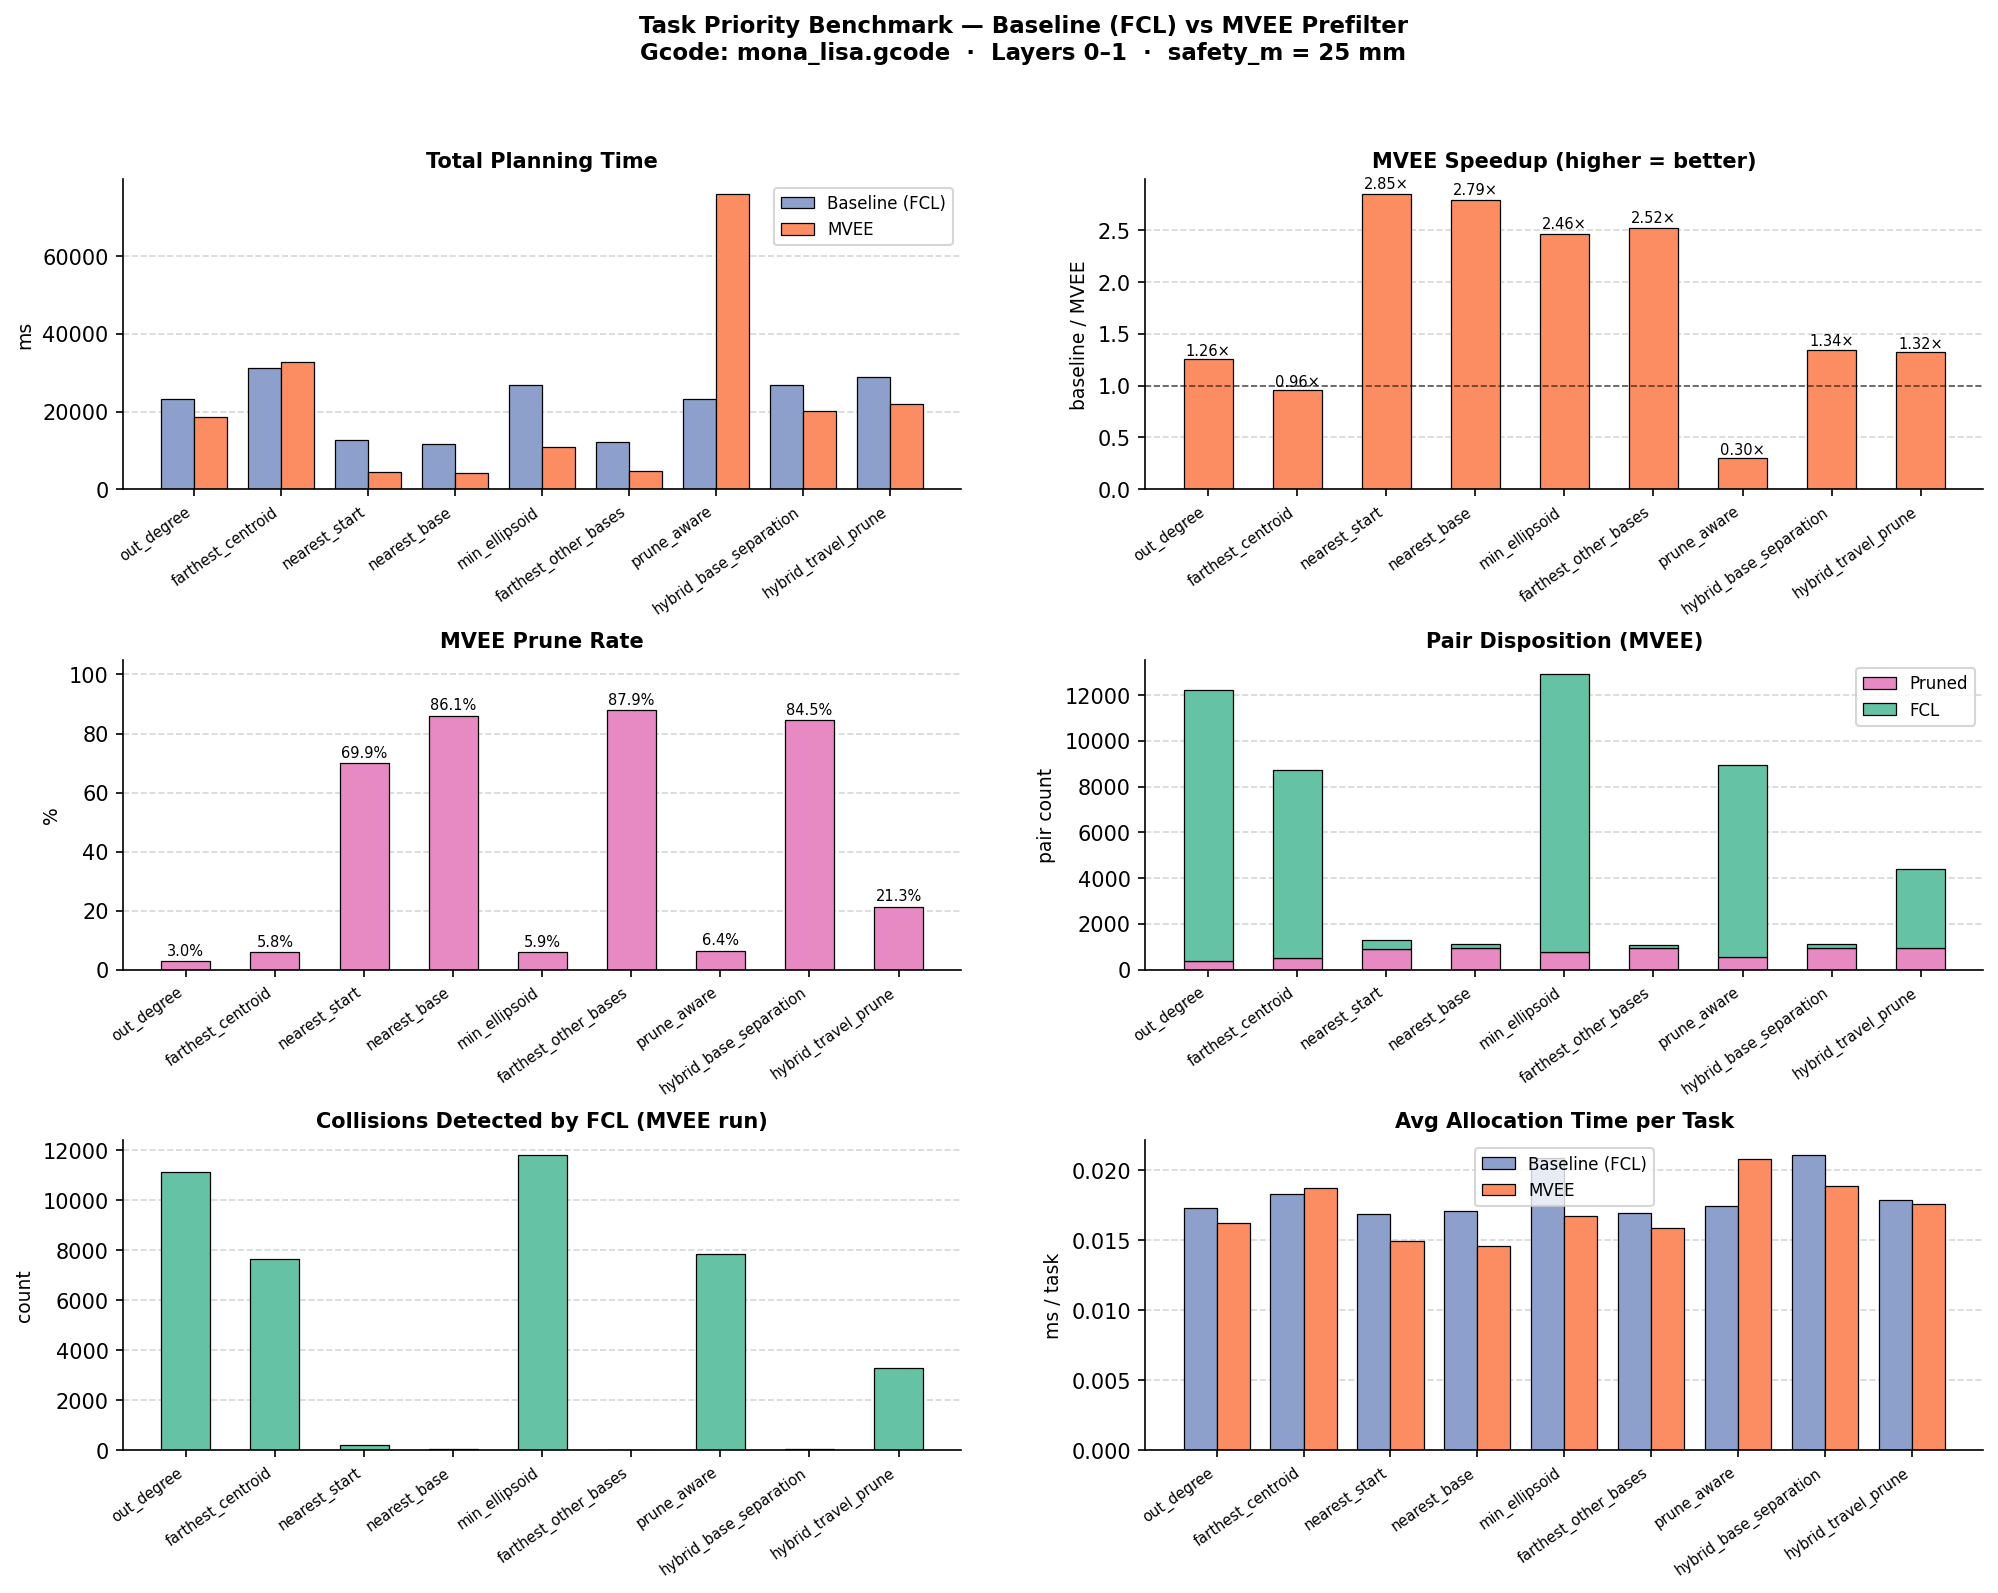

The script that saved this image:
"""Task priority benchmark.

Sweeps every available task-priority strategy under two collision-check
configurations — baseline (FCL only) and MVEE prefilter — and measures how
each strategy affects planning time, pair disposition (pruned vs FCL vs
collision), and the final prune rate.

Each (priority, prefilter) pair is run as one experiment.  Plans are verified
pairwise: the MVEE plan for a given priority must exactly match the baseline
plan for the same priority — the prefilter should never change the schedule,
only speed it up.

Usage::

    cd examples/
    python prefilter_benchmark.py
"""
import argparse
import time
import sys
import os
import numpy as np
import matplotlib
matplotlib.use("Agg")          # headless — swap to "TkAgg" / "Qt5Agg" for GUI
import matplotlib.pyplot as plt
import matplotlib.gridspec as gridspec
from dataclasses import replace

# ── resolve imports when run directly from examples/ ──────────────────────────
sys.path.insert(0, os.path.join(os.path.dirname(__file__), "..", "src"))
sys.path.insert(0, os.path.dirname(__file__))

from pyrobopath.process import AgentModel, create_dependency_graph_by_z
from pyrobopath.toolpath.preprocessing import *
from pyrobopath.collision_detection import (
    FCLRobotBBCollisionModel,
    MVEECachedModel,
    CachedCollisionModel,
)
from pyrobopath.toolpath_scheduling import (
    MultiAgentToolpathPlanner,
    PlanningOptions,
    PlanningMetrics,
)

from utilities import toolpath_from_gcode, print_schedule_info


# ─────────────────────────────────── constants ────────────────────────────────

GCODE_FILE = "../test/test_gcode/mona_lisa.gcode"
LAYER_RANGE = (0, 1)
SAFETY_M    = 25       # mm; at this value MVEE achieves FNR = 0

BASE_OPTIONS = PlanningOptions(
    retract_height=10.0,
    collision_offset=3.0,
    collision_gap_threshold=5.0,
    priority_weight=0.5,
)

BASE_RADIUS = 350.0   # mm — robots placed on a circle around the table centre
HOME_RADIUS = 250.0   # mm — home position on the same ray, inside the base
MAX_ROBOTS  = 16
COL_DIMS    = (200.0, 50.0, 300.0)


def _robot_positions(n_robots):
    """Return (bases, homes) — each a list of length n_robots of (3,) arrays.

    Robots are placed equally spaced around a circle of radius BASE_RADIUS
    starting at angle 0 (positive x-axis).  Homes sit on the same ray at
    HOME_RADIUS from the centre.
    """
    if not (1 <= n_robots <= MAX_ROBOTS):
        raise ValueError(f"n_robots must be in [1, {MAX_ROBOTS}], got {n_robots}")

    angles = np.linspace(0.0, 2.0 * np.pi, n_robots, endpoint=False)
    bases, homes = [], []
    for theta in angles:
        c, s = np.cos(theta), np.sin(theta)
        bases.append(np.array([BASE_RADIUS * c, BASE_RADIUS * s, 0.0]))
        homes.append(np.array([HOME_RADIUS * c, HOME_RADIUS * s, 0.0]))
    return bases, homes

# Task priority strategies to benchmark
PRIORITIES = [
    "out_degree",
    "farthest_centroid",
    "nearest_start",
    "nearest_base",
    "min_ellipsoid",
    "farthest_other_bases",
    "prune_aware",
    "hybrid_base_separation",
    "hybrid_travel_prune",
]


# ─────────────────────────────────── helpers ──────────────────────────────────

def get_toolpath():
    toolpath = toolpath_from_gcode(GCODE_FILE)
    preprocessor = ToolpathPreprocessor()
    preprocessor.add_step(MaxContourLengthStep(100.0))
    preprocessor.add_step(LayerRangeStep(*LAYER_RANGE))
    preprocessor.process(toolpath)
    return toolpath


def make_agent_models(n_robots, prefilter=None):
    """Build n_robots agent models placed equally around a circle.

    All agents share the same capabilities, kinematics, and (optional)
    prefilter instance — required by the scheduler.
    """
    bases, homes = _robot_positions(n_robots)
    agent_models = {}
    for i, (base, home) in enumerate(zip(bases, homes), start=1):
        agent_models[f"robot{i}"] = AgentModel(
            base_frame_position=base,
            home_position=home,
            capabilities=[0],
            velocity=50.0,
            travel_velocity=50.0,
            collision_model=FCLRobotBBCollisionModel(COL_DIMS, base),
            collision_prefilter=prefilter,
        )
    return agent_models


def run_experiment(label, prefilter, task_priority, n_robots):
    """Run one planning trial with the given priority and prefilter.

    Returns
    -------
    (metrics, schedule)
    """
    CachedCollisionModel.clear_cache()

    toolpath = get_toolpath()
    dg = create_dependency_graph_by_z(toolpath)
    agent_models = make_agent_models(n_robots, prefilter)
    planner = MultiAgentToolpathPlanner(agent_models)
    metrics = PlanningMetrics()
    options = replace(BASE_OPTIONS, task_priority=task_priority)

    print(f"\n{'#' * 80}")
    print(f"  Running: {label}")
    print(f"{'#' * 80}")

    t0 = time.perf_counter()
    sched = planner.plan(toolpath, dg, options, metrics=metrics)
    wall = time.perf_counter() - t0

    print(f"  Wall time: {wall * 1e3:.1f} ms")
    print_schedule_info(sched)
    metrics.print_summary(label)
    return metrics, sched


# ─────────────────────────────── plan verification ───────────────────────────

def _plan_signature(sched):
    """Return a comparable representation of a schedule's task assignments."""
    from pyrobopath.toolpath_scheduling import ContourEvent as _CE
    sig = {}
    for agent, s in sched.schedules.items():
        sig[agent] = [
            (e.contour.id, round(e.start, 3))
            for e in s._events
            if isinstance(e, _CE)
        ]
    return sig


def verify_plans_match(results):
    """For each priority, check MVEE plan == baseline plan (same priority).

    The prefilter should only accelerate planning — it must never change the
    task assignments produced.  Cross-priority differences are expected and
    not checked.

    Parameters
    ----------
    results : list of (priority, prefilter_label, metrics, sched)
    """
    print(f"\n{'=' * 60}")
    print("  Plan equivalence check (MVEE must match baseline per priority)")
    print(f"{'=' * 60}")

    # Group results by priority
    by_priority = {}
    for priority, pf_label, _, sched in results:
        by_priority.setdefault(priority, {})[pf_label] = sched

    all_pass = True
    for priority, schedules in by_priority.items():
        if "baseline" not in schedules or "MVEE" not in schedules:
            continue
        base_sig = _plan_signature(schedules["baseline"])
        mvee_sig = _plan_signature(schedules["MVEE"])

        if base_sig == mvee_sig:
            print(f"  PASS : {priority}")
            continue

        all_pass = False
        print(f"  FAIL : {priority}")
        for agent in base_sig:
            b_seq = base_sig[agent]
            m_seq = mvee_sig.get(agent, [])
            if b_seq == m_seq:
                continue
            print(f"    Agent '{agent}': {len(b_seq)} tasks (baseline) "
                  f"vs {len(m_seq)} tasks (MVEE)")
            for i, (b, m) in enumerate(zip(b_seq, m_seq)):
                if b != m:
                    print(f"    First diff at index {i}: "
                          f"baseline={b}, MVEE={m}")
                    break

    print(f"{'=' * 60}")
    print(f"  Result: {'ALL PASS' if all_pass else 'FAILURES DETECTED'}")
    print(f"{'=' * 60}\n")
    return all_pass


# ─────────────────────────────── plotting ─────────────────────────────────────

COLOUR_BASELINE = "#8da0cb"
COLOUR_MVEE     = "#fc8d62"
COLOUR_PRUNE    = "#e78ac3"
COLOUR_FCL      = "#66c2a5"


def plot_results(priorities, baseline_metrics, mvee_metrics,
                 out_path="prefilter_benchmark.png"):
    """Grouped bar charts comparing baseline vs MVEE across all priorities."""

    n = len(priorities)
    x = np.arange(n)
    w = 0.38

    fig = plt.figure(figsize=(16, 11))
    fig.suptitle(
        "Task Priority Benchmark — Baseline (FCL) vs MVEE Prefilter\n"
        f"Gcode: {os.path.basename(GCODE_FILE)}  ·  "
        f"Layers {LAYER_RANGE[0]}–{LAYER_RANGE[1]}  ·  "
        f"safety_m = {SAFETY_M} mm",
        fontsize=11, fontweight="bold", y=0.98,
    )
    gs = gridspec.GridSpec(3, 2, figure=fig, hspace=0.55, wspace=0.22)

    # ── panel 1: total planning time (baseline vs MVEE) ──────────────────────
    ax1 = fig.add_subplot(gs[0, 0])
    b_times = [m.total_planning_time_s * 1e3 for m in baseline_metrics]
    m_times = [m.total_planning_time_s * 1e3 for m in mvee_metrics]
    ax1.bar(x - w/2, b_times, width=w, label="Baseline (FCL)",
            color=COLOUR_BASELINE, edgecolor="black", linewidth=0.6)
    ax1.bar(x + w/2, m_times, width=w, label="MVEE",
            color=COLOUR_MVEE, edgecolor="black", linewidth=0.6)
    ax1.set_ylabel("ms", fontsize=9)
    ax1.set_title("Total Planning Time", fontsize=10, fontweight="bold")
    ax1.set_xticks(x)
    ax1.set_xticklabels(priorities, rotation=35, ha="right", fontsize=7)
    ax1.legend(fontsize=8)
    ax1.yaxis.grid(True, linestyle="--", alpha=0.5)
    ax1.set_axisbelow(True)
    ax1.spines[["top", "right"]].set_visible(False)

    # ── panel 2: MVEE speedup ratio ──────────────────────────────────────────
    ax2 = fig.add_subplot(gs[0, 1])
    speedup = [
        (b / m) if m > 0 else 0.0
        for b, m in zip(b_times, m_times)
    ]
    ax2.bar(x, speedup, width=0.55, color=COLOUR_MVEE,
            edgecolor="black", linewidth=0.6)
    ax2.axhline(1.0, color="k", linewidth=0.8, linestyle="--", alpha=0.6)
    ax2.set_ylabel("baseline / MVEE", fontsize=9)
    ax2.set_title("MVEE Speedup (higher = better)", fontsize=10, fontweight="bold")
    ax2.set_xticks(x)
    ax2.set_xticklabels(priorities, rotation=35, ha="right", fontsize=7)
    ax2.yaxis.grid(True, linestyle="--", alpha=0.5)
    ax2.set_axisbelow(True)
    ax2.spines[["top", "right"]].set_visible(False)
    for xi, s in zip(x, speedup):
        ax2.text(xi, s * 1.01, f"{s:.2f}×", ha="center", va="bottom", fontsize=7)

    # ── panel 3: prune rate (MVEE only) ──────────────────────────────────────
    ax3 = fig.add_subplot(gs[1, 0])
    prune_pct = [
        (m.prefilter_prune_rate * 100 if m.prefilter_prune_rate else 0.0)
        for m in mvee_metrics
    ]
    ax3.bar(x, prune_pct, width=0.55, color=COLOUR_PRUNE,
            edgecolor="black", linewidth=0.6)
    ax3.set_ylabel("%", fontsize=9)
    ax3.set_title("MVEE Prune Rate", fontsize=10, fontweight="bold")
    ax3.set_xticks(x)
    ax3.set_xticklabels(priorities, rotation=35, ha="right", fontsize=7)
    ax3.set_ylim(0, 105)
    ax3.yaxis.grid(True, linestyle="--", alpha=0.5)
    ax3.set_axisbelow(True)
    ax3.spines[["top", "right"]].set_visible(False)
    for xi, p in zip(x, prune_pct):
        ax3.text(xi, p + 1, f"{p:.1f}%", ha="center", va="bottom", fontsize=7)

    # ── panel 4: pair disposition (MVEE only) ────────────────────────────────
    ax4 = fig.add_subplot(gs[1, 1])
    pruned = [m.n_prefilter_pruned for m in mvee_metrics]
    fcl    = [m.n_fcl_checked      for m in mvee_metrics]
    ax4.bar(x, pruned, width=0.55, label="Pruned",
            color=COLOUR_PRUNE, edgecolor="black", linewidth=0.6)
    ax4.bar(x, fcl, width=0.55, bottom=pruned, label="FCL",
            color=COLOUR_FCL, edgecolor="black", linewidth=0.6)
    ax4.set_ylabel("pair count", fontsize=9)
    ax4.set_title("Pair Disposition (MVEE)", fontsize=10, fontweight="bold")
    ax4.set_xticks(x)
    ax4.set_xticklabels(priorities, rotation=35, ha="right", fontsize=7)
    ax4.legend(fontsize=8, loc="upper right")
    ax4.yaxis.grid(True, linestyle="--", alpha=0.5)
    ax4.set_axisbelow(True)
    ax4.spines[["top", "right"]].set_visible(False)

    # ── panel 5: collisions detected (MVEE) ──────────────────────────────────
    ax5 = fig.add_subplot(gs[2, 0])
    collisions = [m.n_collisions_detected for m in mvee_metrics]
    ax5.bar(x, collisions, width=0.55, color=COLOUR_FCL,
            edgecolor="black", linewidth=0.6)
    ax5.set_ylabel("count", fontsize=9)
    ax5.set_title("Collisions Detected by FCL (MVEE run)",
                  fontsize=10, fontweight="bold")
    ax5.set_xticks(x)
    ax5.set_xticklabels(priorities, rotation=35, ha="right", fontsize=7)
    ax5.yaxis.grid(True, linestyle="--", alpha=0.5)
    ax5.set_axisbelow(True)
    ax5.spines[["top", "right"]].set_visible(False)

    # ── panel 6: allocation time per task ────────────────────────────────────
    ax6 = fig.add_subplot(gs[2, 1])
    b_alloc = [
        (m.avg_allocation_time_per_task_s * 1e3
         if m.avg_allocation_time_per_task_s else 0.0)
        for m in baseline_metrics
    ]
    m_alloc = [
        (m.avg_allocation_time_per_task_s * 1e3
         if m.avg_allocation_time_per_task_s else 0.0)
        for m in mvee_metrics
    ]
    ax6.bar(x - w/2, b_alloc, width=w, label="Baseline (FCL)",
            color=COLOUR_BASELINE, edgecolor="black", linewidth=0.6)
    ax6.bar(x + w/2, m_alloc, width=w, label="MVEE",
            color=COLOUR_MVEE, edgecolor="black", linewidth=0.6)
    ax6.set_ylabel("ms / task", fontsize=9)
    ax6.set_title("Avg Allocation Time per Task",
                  fontsize=10, fontweight="bold")
    ax6.set_xticks(x)
    ax6.set_xticklabels(priorities, rotation=35, ha="right", fontsize=7)
    ax6.legend(fontsize=8)
    ax6.yaxis.grid(True, linestyle="--", alpha=0.5)
    ax6.set_axisbelow(True)
    ax6.spines[["top", "right"]].set_visible(False)

    plt.savefig(out_path, dpi=150, bbox_inches="tight")
    print(f"\nFigure saved → {os.path.abspath(out_path)}")
    return fig


# ─────────────────────────────── main ────────────────────────────────────────

def main():
    parser = argparse.ArgumentParser(
        description="Task-priority × MVEE-prefilter benchmark."
    )
    parser.add_argument(
        "--n-robots", type=int, default=2,
        help=f"number of robots, placed equally spaced around a circle of "
             f"radius {BASE_RADIUS:.0f} mm (1–{MAX_ROBOTS}, default: 2)",
    )
    args = parser.parse_args()

    if not (1 <= args.n_robots <= MAX_ROBOTS):
        parser.error(f"--n-robots must be in [1, {MAX_ROBOTS}]")

    print(f"Running benchmark with {args.n_robots} robots "
          f"(base radius {BASE_RADIUS:.0f} mm)")

    experiments = []
    for p in PRIORITIES:
        experiments.append((p, "baseline", None))
        experiments.append((p, "MVEE", MVEECachedModel(safety_m=SAFETY_M)))

    results = []
    for priority, pf_label, prefilter in experiments:
        label = f"{priority} ({pf_label})"
        metrics, sched = run_experiment(label, prefilter, priority, args.n_robots)
        results.append((priority, pf_label, metrics, sched))

    # ── plan equivalence check ────────────────────────────────────────────────
    verify_plans_match(results)

    # ── split by prefilter variant for plotting/tables ────────────────────────
    baseline_metrics = [
        m for (_, pf, m, _) in results if pf == "baseline"
    ]
    mvee_metrics = [
        m for (_, pf, m, _) in results if pf == "MVEE"
    ]

    # ── tabular summary ───────────────────────────────────────────────────────
    col_w = 24
    header = (
        f"{'Priority':<{col_w}}"
        f"{'BaselineTime(ms)':>18}"
        f"{'MVEETime(ms)':>14}"
        f"{'Speedup':>10}"
        f"{'PairsChk':>10}"
        f"{'Pruned':>8}"
        f"{'FCL':>6}"
        f"{'PruneRate':>11}"
        f"{'Collide':>9}"
    )
    divider = "-" * len(header)
    print(f"\n\n{divider}\n{header}\n{divider}")

    for p, bm, mm in zip(PRIORITIES, baseline_metrics, mvee_metrics):
        b_t = bm.total_planning_time_s * 1e3
        m_t = mm.total_planning_time_s * 1e3
        speedup = (b_t / m_t) if m_t > 0 else 0.0
        pr = mm.prefilter_prune_rate or 0.0
        print(
            f"{p:<{col_w}}"
            f"{b_t:>18.2f}"
            f"{m_t:>14.2f}"
            f"{speedup:>9.2f}×"
            f"{mm.n_collision_pairs_checked:>10}"
            f"{mm.n_prefilter_pruned:>8}"
            f"{mm.n_fcl_checked:>6}"
            f"{pr*100:>10.1f}%"
            f"{mm.n_collisions_detected:>9}"
        )
    print(divider)

    # ── plots ─────────────────────────────────────────────────────────────────
    plot_results(
        PRIORITIES, baseline_metrics, mvee_metrics,
        out_path="prefilter_benchmark.png",
    )


if __name__ == "__main__":
    main()
